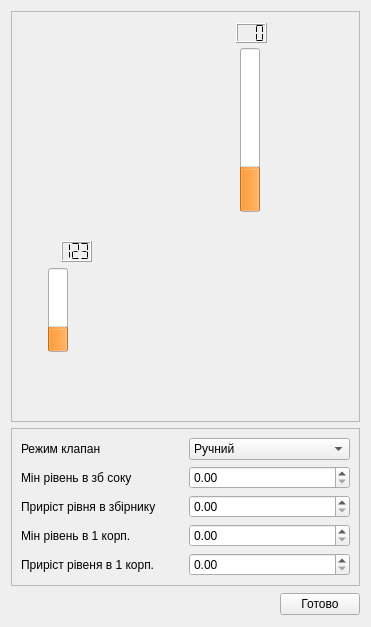
<?xml version="1.0" encoding="UTF-8"?>
<ui version="4.0">
 <class>AmVater</class>
 <widget class="QWidget" name="AmVater">
  <property name="geometry">
   <rect>
    <x>0</x>
    <y>0</y>
    <width>371</width>
    <height>627</height>
   </rect>
  </property>
  <property name="windowTitle">
   <string>Подача води</string>
  </property>
  <layout class="QGridLayout" name="gridLayout">
   <item row="0" column="0" colspan="2">
    <widget class="QFrame" name="mMnemo">
     <property name="sizePolicy">
      <sizepolicy hsizetype="Preferred" vsizetype="Expanding">
       <horstretch>0</horstretch>
       <verstretch>0</verstretch>
      </sizepolicy>
     </property>
     <property name="styleSheet">
      <string notr="true">#mMnemo
{
	background-image: url(:/mnemo/AmVoda.svg);
	background-repeat : no-repeat;
}</string>
     </property>
     <property name="frameShape">
      <enum>QFrame::StyledPanel</enum>
     </property>
     <property name="frameShadow">
      <enum>QFrame::Raised</enum>
     </property>
     <widget class="QCheckBox" name="cbY">
      <property name="geometry">
       <rect>
        <x>25</x>
        <y>155</y>
        <width>25</width>
        <height>46</height>
       </rect>
      </property>
      <property name="styleSheet">
       <string notr="true">QCheckBox{
min-width: 25px;
min-height: 46px;
max-width: 25px;
max-height: 46px;
}
QCheckBox:checked
{
	
	image: url(:/butons/pict/klapan_diskrette_vert_on_na_25x26.png);
}

QCheckBox:unchecked
{
	image: url(:/butons/pict/klapan_diskrette_vert_off_na_25x46.png);
}

QCheckBox:indicator
{
	background: rgba(0, 0, 0, 0);
	height: 46px;
	width: 25px;
}
</string>
      </property>
      <property name="text">
       <string/>
      </property>
      <property name="checked">
       <bool>false</bool>
      </property>
     </widget>
     <widget class="QProgressBar" name="pbPV_2">
      <property name="geometry">
       <rect>
        <x>229</x>
        <y>37</y>
        <width>20</width>
        <height>164</height>
       </rect>
      </property>
      <property name="palette">
       <palette>
        <active>
         <colorrole role="Highlight">
          <brush brushstyle="SolidPattern">
           <color alpha="255">
            <red>255</red>
            <green>155</green>
            <blue>55</blue>
           </color>
          </brush>
         </colorrole>
        </active>
        <inactive>
         <colorrole role="Highlight">
          <brush brushstyle="SolidPattern">
           <color alpha="255">
            <red>255</red>
            <green>155</green>
            <blue>55</blue>
           </color>
          </brush>
         </colorrole>
        </inactive>
        <disabled>
         <colorrole role="Highlight">
          <brush brushstyle="SolidPattern">
           <color alpha="255">
            <red>214</red>
            <green>213</green>
            <blue>211</blue>
           </color>
          </brush>
         </colorrole>
        </disabled>
       </palette>
      </property>
      <property name="maximum">
       <number>4000</number>
      </property>
      <property name="value">
       <number>1000</number>
      </property>
      <property name="textVisible">
       <bool>false</bool>
      </property>
      <property name="orientation">
       <enum>Qt::Vertical</enum>
      </property>
     </widget>
     <widget class="QProgressBar" name="pbPV_1">
      <property name="geometry">
       <rect>
        <x>37</x>
        <y>257</y>
        <width>20</width>
        <height>84</height>
       </rect>
      </property>
      <property name="palette">
       <palette>
        <active>
         <colorrole role="Highlight">
          <brush brushstyle="SolidPattern">
           <color alpha="255">
            <red>255</red>
            <green>155</green>
            <blue>55</blue>
           </color>
          </brush>
         </colorrole>
        </active>
        <inactive>
         <colorrole role="Highlight">
          <brush brushstyle="SolidPattern">
           <color alpha="255">
            <red>255</red>
            <green>155</green>
            <blue>55</blue>
           </color>
          </brush>
         </colorrole>
        </inactive>
        <disabled>
         <colorrole role="Highlight">
          <brush brushstyle="SolidPattern">
           <color alpha="255">
            <red>214</red>
            <green>213</green>
            <blue>211</blue>
           </color>
          </brush>
         </colorrole>
        </disabled>
       </palette>
      </property>
      <property name="maximum">
       <number>4000</number>
      </property>
      <property name="value">
       <number>1000</number>
      </property>
      <property name="textVisible">
       <bool>false</bool>
      </property>
      <property name="orientation">
       <enum>Qt::Vertical</enum>
      </property>
     </widget>
     <widget class="QLCDNumber" name="ldPV_2">
      <property name="geometry">
       <rect>
        <x>225</x>
        <y>12</y>
        <width>31</width>
        <height>20</height>
       </rect>
      </property>
      <property name="digitCount">
       <number>3</number>
      </property>
      <property name="segmentStyle">
       <enum>QLCDNumber::Flat</enum>
      </property>
      <property name="value" stdset="0">
       <double>0.000000000000000</double>
      </property>
      <property name="intValue" stdset="0">
       <number>0</number>
      </property>
     </widget>
     <widget class="QLCDNumber" name="ldPV_1">
      <property name="geometry">
       <rect>
        <x>50</x>
        <y>230</y>
        <width>31</width>
        <height>21</height>
       </rect>
      </property>
      <property name="digitCount">
       <number>3</number>
      </property>
      <property name="segmentStyle">
       <enum>QLCDNumber::Flat</enum>
      </property>
      <property name="intValue" stdset="0">
       <number>123</number>
      </property>
     </widget>
     <widget class="QSlider" name="vsSPzb">
      <property name="geometry">
       <rect>
        <x>17</x>
        <y>253</y>
        <width>25</width>
        <height>93</height>
       </rect>
      </property>
      <property name="styleSheet">
       <string notr="true">QSlider::groove:vertical {
     background: rgba(0, 0, 0, 0);
/*     position: absolute;  абсолютная позиция в 4px слева и справа от виджета. установка полей виджета также будет работать... */
/*     left: 4px; right: 4px;*/
 }

 QSlider::handle:vertical {
	image: url(:/slider/pict/SPR_1.png)
 }
</string>
      </property>
      <property name="maximum">
       <number>4000</number>
      </property>
      <property name="value">
       <number>400</number>
      </property>
      <property name="orientation">
       <enum>Qt::Vertical</enum>
      </property>
     </widget>
     <widget class="QCheckBox" name="cbX">
      <property name="geometry">
       <rect>
        <x>53</x>
        <y>179</y>
        <width>16</width>
        <height>16</height>
       </rect>
      </property>
      <property name="styleSheet">
       <string notr="true">QCheckBox{
min-width: 16px;
min-height: 16px;
max-width: 16px;
max-height: 16px;
}
QCheckBox:checked
{
	image: url(:/butons/pict/bool_green_true_48x48.png);
}

QCheckBox:unchecked
{
	image: url(:/butons/pict/bool_green_false_48x48.png);
}

QCheckBox:indicator
{
	background: rgba(0, 0, 0, 0);
}
</string>
      </property>
      <property name="text">
       <string>CheckBox</string>
      </property>
      <property name="checked">
       <bool>false</bool>
      </property>
     </widget>
     <widget class="QSlider" name="vsSPkr">
      <property name="geometry">
       <rect>
        <x>208</x>
        <y>33</y>
        <width>25</width>
        <height>171</height>
       </rect>
      </property>
      <property name="styleSheet">
       <string notr="true">QSlider::groove:vertical {
     background: rgba(0, 0, 0, 0);
/*     position: absolute;  абсолютная позиция в 4px слева и справа от виджета. установка полей виджета также будет работать... */
/*     left: 4px; right: 4px;*/
 }

 QSlider::handle:vertical {
	image: url(:/slider/pict/SPR_1.png)
 }
</string>
      </property>
      <property name="maximum">
       <number>4000</number>
      </property>
      <property name="value">
       <number>400</number>
      </property>
      <property name="orientation">
       <enum>Qt::Vertical</enum>
      </property>
     </widget>
    </widget>
   </item>
   <item row="1" column="0" colspan="2">
    <widget class="QFrame" name="frame_2">
     <property name="frameShape">
      <enum>QFrame::StyledPanel</enum>
     </property>
     <property name="frameShadow">
      <enum>QFrame::Raised</enum>
     </property>
     <layout class="QGridLayout" name="gridLayout_2">
      <item row="1" column="1">
       <widget class="QDoubleSpinBox" name="sbSPzb">
        <property name="maximum">
         <double>100.000000000000000</double>
        </property>
       </widget>
      </item>
      <item row="1" column="0">
       <widget class="QLabel" name="lbSP_1">
        <property name="text">
         <string>Мін рівень в зб соку</string>
        </property>
       </widget>
      </item>
      <item row="0" column="1">
       <widget class="QComboBox" name="cbAM">
        <item>
         <property name="text">
          <string>Ручний</string>
         </property>
        </item>
        <item>
         <property name="text">
          <string>Автомат</string>
         </property>
        </item>
       </widget>
      </item>
      <item row="2" column="0">
       <widget class="QLabel" name="lbDSP_1">
        <property name="text">
         <string>Приріст рівня в збірнику</string>
        </property>
       </widget>
      </item>
      <item row="0" column="0">
       <widget class="QLabel" name="label">
        <property name="text">
         <string>Режим клапан</string>
        </property>
       </widget>
      </item>
      <item row="2" column="1">
       <widget class="QDoubleSpinBox" name="sbDSPzb">
        <property name="maximum">
         <double>100.000000000000000</double>
        </property>
       </widget>
      </item>
      <item row="3" column="1">
       <widget class="QDoubleSpinBox" name="sbSPkr">
        <property name="maximum">
         <double>100.000000000000000</double>
        </property>
       </widget>
      </item>
      <item row="3" column="0">
       <widget class="QLabel" name="lbSP_2">
        <property name="text">
         <string>Мін рівень в 1 корп.</string>
        </property>
       </widget>
      </item>
      <item row="4" column="1">
       <widget class="QDoubleSpinBox" name="sbDSPkr">
        <property name="maximum">
         <double>100.000000000000000</double>
        </property>
       </widget>
      </item>
      <item row="4" column="0">
       <widget class="QLabel" name="lbSP_3">
        <property name="text">
         <string>Приріст рівеня в 1 корп.</string>
        </property>
       </widget>
      </item>
     </layout>
    </widget>
   </item>
   <item row="2" column="0">
    <spacer name="horizontalSpacer">
     <property name="orientation">
      <enum>Qt::Horizontal</enum>
     </property>
     <property name="sizeHint" stdset="0">
      <size>
       <width>216</width>
       <height>24</height>
      </size>
     </property>
    </spacer>
   </item>
   <item row="2" column="1">
    <widget class="QPushButton" name="Exit">
     <property name="text">
      <string>Готово</string>
     </property>
    </widget>
   </item>
  </layout>
 </widget>
 <resources>
  <include location="auscada.qrc"/>
 </resources>
 <connections>
  <connection>
   <sender>Exit</sender>
   <signal>clicked()</signal>
   <receiver>AmVater</receiver>
   <slot>close()</slot>
   <hints>
    <hint type="sourcelabel">
     <x>373</x>
     <y>413</y>
    </hint>
    <hint type="destinationlabel">
     <x>240</x>
     <y>226</y>
    </hint>
   </hints>
  </connection>
 </connections>
</ui>
